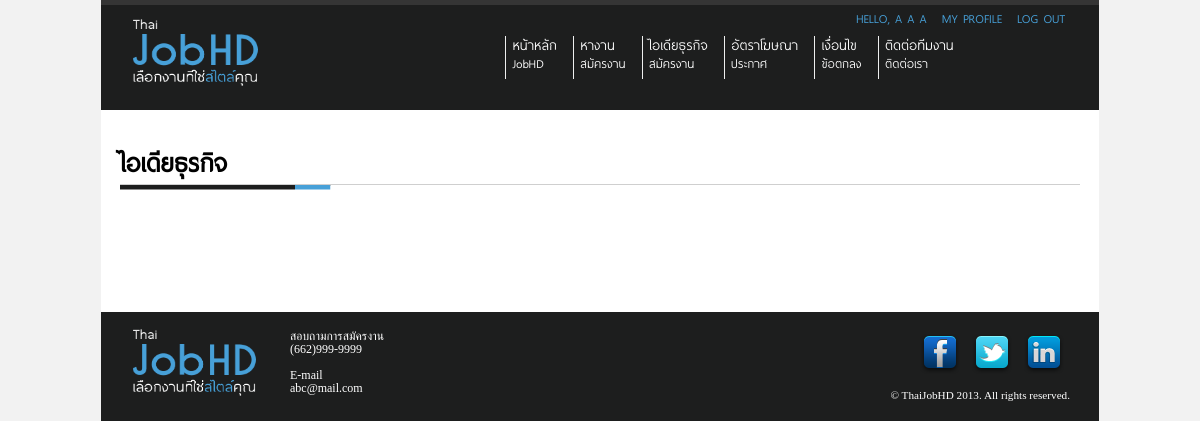
Screenshot of /Site/business-idea-detail.php (signed in) with the database file from the repository.
### tables this page shows
CREATE TABLE IF NOT EXISTS `buildthedot_thaijobhd_user_account` (
  `id` int(11) NOT NULL AUTO_INCREMENT,
  `email` varchar(200) NOT NULL,
  `password` varchar(250) NOT NULL,
  `firstname` varchar(200) NOT NULL,
  `midname` varchar(200) NOT NULL,
  `lastname` varchar(200) NOT NULL,
  `profile_picture` varchar(200) NOT NULL,
  `job_id` int(40) NOT NULL,
  `job_status` varchar(100) NOT NULL,
  `admin_status` int(1) NOT NULL,
  `address` longtext NOT NULL,
  PRIMARY KEY (`id`),
  UNIQUE KEY `email` (`email`)
);

### Site/include/top-menu.php (the view, shortened to what this page needs)
<div id="wrapper">
	<div id="header" class="container_12">
		<div class="right"  class="grid_12">
			<ul id="my-profile">
<?php
				if(!isset($_SESSION['userid']) || empty($_SESSION['userid']) || $_SESSION['userid'] == ""){
?>
					<li>
						<a href="login.php" class="text-blue">Sign in</a>
					</li>
					<li>
						<a href="register.php" class="text-grey">Register</a>
					</li>
<?php
				}
				else{
?>
					<li class="text-blue">
<?php
						$sql_user = "
							SELECT *
							FROM  `buildthedot_thaijobhd_user_account`
							WHERE `id` = '".$_SESSION["userid"]."' ;
						";
						$result_user = @mysql_query($sql_user);
						if($result_user)
						{
							if($rs_user = @mysql_fetch_array($result_user)){
								echo "Hello, ".$rs_user["firstname"]." ".$rs_user["midname"]." ".$rs_user["lastname"];
							}
						}
						else {
							echo "Error";
						}
?>
					</li>
					<li>
						<a href="view-profile.php" class="text-blue">
							My Profile
						</a>
					</li>
					<li>
						<a href="include/module/logout_process.php" class="text-blue" id="logout">
							Log out
						</a>
					</li>
<?php
				}
?>
			</ul>
		</div>
		<div id="login-intro" class="grid_3">
			<img src="images/logo.png" alt="ThaiJobHD" width="130" height="71">
		</div>
		<div id="top-nav" class="grid_8 prefix_1">
			<ul>
				<li>
					<a href="index.php">หน้าหลัก
					<br/>
					<span id="sub-memu">JobHD</span></a>
				</li>
				<li>
					<a href="find-job.php">หางาน
					<br/>
					<span id="sub-memu">สมัครงาน</span></a>
				</li>
				<li>
					<a href="business-idea.php">ไอเดียธุรกิจ
					<br/>
					<span id="sub-memu">สมัครงาน</span></a>
				</li>
				<li>
					<a href="advertisement-rate.php">อัตราโฆษณา
					<br/>
					<span id="sub-memu">ประกาศ</span></a>
				</li>
				<li>
					<a href="condition.php">เงื่อนไข
					<br/>
					<span id="sub-memu">ข้อตกลง</span></a>
				</li>
				<li>
					<a href="contact-us.php">ติดต่อทีมงาน
					<br/>
					<span id="sub-memu">ติดต่อเรา</span></a>
				</li>
			</ul>
		</div>
	</div>

### Site/css/960.css (style rules this page uses)
body { min-width: 960px; }
.container_12, .container_16 { margin-left: auto; margin-right: auto; width: 960px; }
.grid_1, .grid_2, .grid_3, .grid_4, .grid_5, .grid_6, .grid_7, .grid_8, .grid_9, .grid_10, .grid_11, .grid_12, .grid_13, .grid_14, .grid_15, .grid_16 { display: inline; float: left; margin-left: 10px; margin-right: 10px; }
.container_12 .grid_3, .container_16 .grid_4 { width: 220px; }
.container_12 .grid_8 { width: 620px; }
.container_12 .prefix_1 { padding-left: 80px; }
.clearfix:before, .clearfix:after, .container_12:before, .container_12:after, .container_16:before, .container_16:after { content: '.'; display: block; overflow: hidden; visibility: hidden; font-size: 0; line-height: 0; width: 0; height: 0; }
.clearfix:after, .container_12:after, .container_16:after { clear: both; }
.clearfix, .container_12, .container_16 { zoom: 1; }

### Site/css/style.css (style rules this page uses)
.right { float:right; }
a, a:visited { text-decoration: none; outline: 0; }
.text-blue { color:#47A0D8; }
#wrapper { background-color:#F2F2F2; }
#header,#search-bar,#content,#footer { padding:0px 1.2em; }
#header { background-color: #1d1e1e; border-top-width: 5px; border-top-style: solid; border-top-color: #353535; height: 105px; }
#login-intro { padding-top: 10px; }
#top-nav ul { list-style-type: none; padding-left: 55px; }
#top-nav li { float: left; display: block; border-left-width: 1px; border-left-style: solid; border-left-color: #eeefef; padding-right: 1em; padding-bottom: 0.5em; padding-left: 0.4em; margin-top: 10px; }
#top-nav li a { font-family: "CustomFont", Verdana, Tahoma; color: #FFF; margin-top: 0; font-size: 1.1em; }
#my-profile { text-transform:uppercase; padding-top:5px; }
#my-profile li { font-family: "CustomFont", Verdana, Tahoma; margin-right: 15px; display:block; text-decoration:none; float:left; }
#sub-memu { font-size: 0.9em; }

### rows the page displays
buildthedot_thaijobhd_user_account: firstname "A", midname "A", lastname "A"
